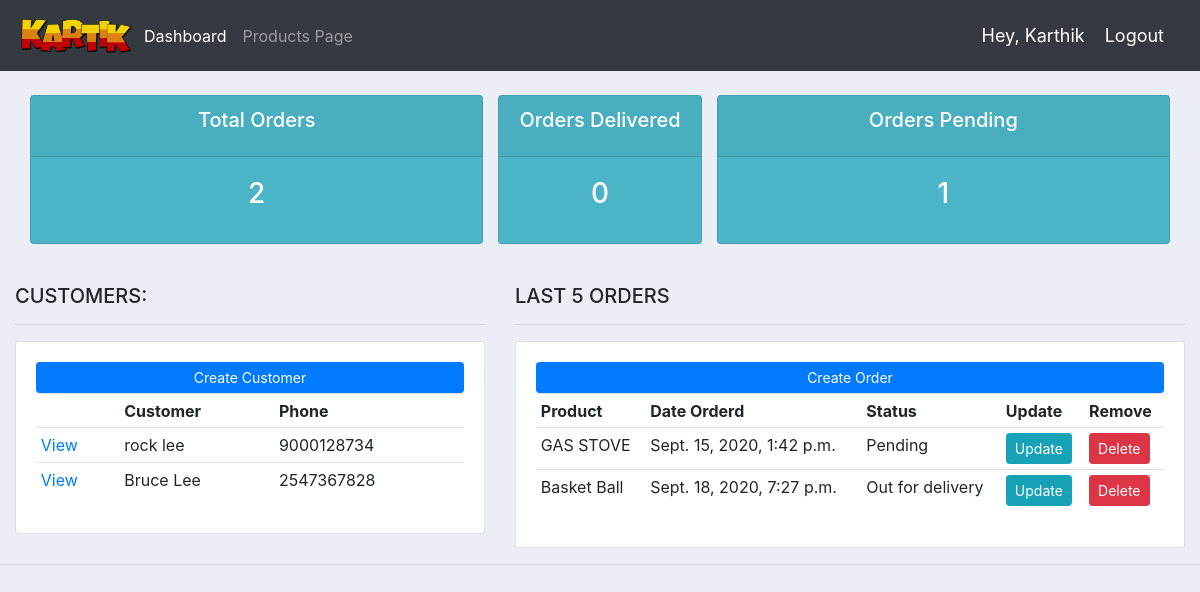
The app's page / (signed in) with its own data.
### folder1/models.py (models this page shows, shortened)
class Customer(models.Model):
	name = models.CharField(max_length=200, null=True)
	phone = models.CharField(max_length=200, null=True)
	email = models.CharField(max_length=200, null=True)
	date_created = models.DateTimeField(auto_now_add=True, null=True)

class Order(models.Model):
	STATUS = (
			('Pending', 'Pending'),
			('Out for delivery', 'Out for delivery'),
			('Delivered', 'Delivered'),
			)
	customer = models.ForeignKey(Customer, null=True, on_delete= models.SET_NULL)
	product = models.ForeignKey(Product, null=True, on_delete= models.SET_NULL)
	date_created = models.DateTimeField(auto_now_add=True, null=True)
	status = models.CharField(max_length=200, null=True, choices=STATUS)

class Product(models.Model):
	CATEGORY = (
			('Indoor', 'Indoor'),
			('Out Door', 'Out Door'),
			)
	name = models.CharField(max_length=200, null=True)
	price = models.FloatField(null=True)
	category = models.CharField(max_length=200, null=True, choices=CATEGORY)
	description = models.CharField(max_length=200, null=True , blank=True)
	date_created = models.DateTimeField(auto_now_add=True, null=True)
	tags = models.ManyToManyField(Tag)
	def __str__(self):
		return self.name

### folder1/views.py (the view)
# urls.py: 2. Add a URL to urlpatterns:  path('', views.home, name='home')
@login_required(login_url='login')
def home(request):
	orders = Order.objects.all()
	customers = Customer.objects.all()
	total_customers = customers.count()
	total_orders = orders.count()
	delivered = orders.filter(status='Delivered').count()
	pending = orders.filter(status='Pending').count()
	context = {'orders':orders, 'customers':customers,
	'total_orders':total_orders,'delivered':delivered,
	'pending':pending }
	return render(request, 'account/dashboard.html', context)

### folder1/templates/account/dashboard.html
{%  extends 'account/main.html' %}
{% block content %}
{% include 'account/Status.html' %}
<br>
<div class="row">
	<div class="col-md-5">
		<h5>CUSTOMERS:</h5>
		<hr>
		<div class="card card-body">
			<a class="btn btn-primary  btn-sm btn-block" href="">Create Customer</a>
			<table class="table table-sm">
				<tr>
				    <td></td>
					<th>Customer</th>
					<th>Phone</th>
				</tr>
				{% for customer in customers %}
				  <tr>
				  	<td><a href="{% url 'customer' customer.id %}">View</a></td>
				  	<td>{{customer.name}}</td>
				  	<td>{{customer.phone}}</td>
				  </tr>
				{% endfor%}
			</table>
		</div>
	</div>
	<div class="col-md-7">
		<h5>LAST 5 ORDERS</h5>
		<hr>
		<div class="card card-body">
			<a class="btn btn-primary btn-sm btn-block" href="{% url 'create_order' %}">Create Order</a>
			<table class="table table-sm">
				<tr>
					<th>Product</th>
					<th>Date Orderd</th>
					<th>Status</th>
					<th>Update</th>
					<th>Remove</th>
				</tr>
				{% for order in orders %}
				  <tr>
				  	<td>{{order.product}}</td>
				  	<td>{{order.date_created}}</td>
				  	<td>{{order.status}}</td>
				  	<td><a class="btn btn-sm btn-info" href="{% url 'update_order' order.id %}">Update</a></td>
				  	<td><a class="btn btn-sm btn-danger" href="{% url 'delete_order' order.id %}">Delete</a></td>
				  </tr>
				{% endfor%}
			</table>
		</div>
	</div>
</div>
{% endblock %}

### folder1/templates/account/main.html (shortened to what this page needs)
{% load static %}
<!DOCTYPE html>
<html>
<head>
	<link rel="stylesheet" href="https://stackpath.bootstrapcdn.com/bootstrap/4.3.1/css/bootstrap.min.css">
	<link rel="stylesheet" type="text/css" href="{% static '/css/main.css' %}">
</head>
<body>
	{%  include 'account/navbar.html' %}
	<div class="container-fluid">
	{% block content %}
	{% endblock %}
    </div>
	<hr>
</body>
</html>

### folder1/templates/account/Navbar.html (shortened to what this page needs)
{% load static %}
<nav class="navbar navbar-expand-lg navbar-dark bg-dark">
  <img style="width: 90pt" src="{% static 'Images/logo.png' %}">
  <div class="collapse navbar-collapse" id="navbarNavDropdown">
    <ul class="navbar-nav">
      <li class="nav-item active">
        <a class="nav-link" href="{% url 'home' %}">Dashboard</a>
      </li>
      <li class="nav-item">
        <a class="nav-link" href="{% url 'products' %}">Products Page</a>
      </li>
    </ul>
  </div>
  <span class="hello-msg">Hey, {{request.user}}</span>
  <span><a class="hello-msg" href="{% url 'logout' %}">Logout</a></span>
</nav>

### folder1/templates/account/Status.html
<br>
<div class="row">
	<div class="col">
		<div class="col-md">
			<div class="card text-center text-white  mb-3" id="total-orders">
			  	<div class="card-header">
			  		<h5 class="card-title">Total Orders</h5>
			  	</div>
			  	<div class="card-body">
			    	<h3 class="card-title">{{total_orders}}</h3>
			  	</div>
			</div>
		</div>
	</div>
	<div class="row">
		<div class="col-mid">
			<div class="card text-center text-white  mb-3" id="orders-delivered">
			  	<div class="card-header">
			  		<h5 class="card-title">Orders Delivered</h5>
			  	</div>
			  	<div class="card-body">
			    	<h3 class="card-title">{{delivered}}</h3>
			  	</div>
			</div>
		</div>
	</div>
	<div class="col">
		<div class="col-md">
			<div class="card text-center text-white  mb-3" id="orders-pending">
			  	<div class="card-header">
			  		<h5 class="card-title">Orders Pending</h5>
			  	</div>
			  	<div class="card-body">
			    	<h3 class="card-title">{{pending}}</h3>
			  	</div>
			</div>
		</div>
	</div>
</div>

### Static/css/main.css (style rules this page uses)
body { background-color: #ebeff5; }
#total-orders { background-color: #4cb4c7; }
#orders-delivered { background-color: #4cb4c7; }
#orders-pending { background-color: #4cb4c7; }

### folder1/templates/account/Navbar.html (style rules this page uses)
.hello-msg { font-size: 18px; color: #fff; margin-right: 20px; }

### records on screen
Customer: name "rock lee", phone "9000128734"
Customer: name "Bruce Lee", phone "2547367828"
Order: product "GAS STOVE", date_created "Sept. 15, 2020, 1:42 p.m.", status "Pending"
Order: product "Basket Ball", date_created "Sept. 18, 2020, 7:27 p.m.", status "Out for delivery"

### other values on screen
{{ request.user }} "Karthik"
{{ total_orders }} "2"
{{ delivered }} "0"
{{ pending }} "1"
